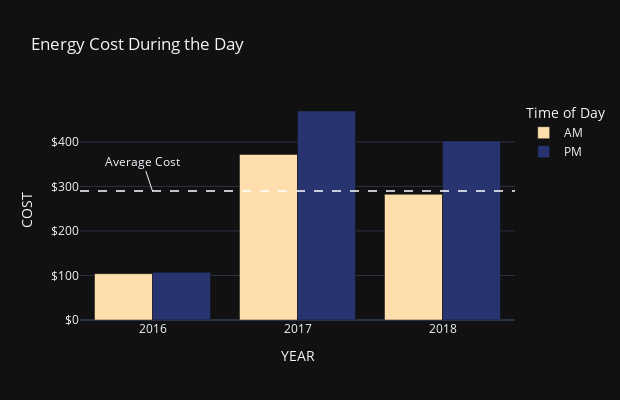

The notebook cell this image was saved under:
### Code cell
#BarPlot
fig1 = px.bar(cost_by_time_of_day,x="YEAR",y="COST",color = "Time_Of_Day",barmode="group",template= "plotly_dark",
                    width=620,
                    height = 400,
                    title="Energy Cost During the Day",
                    labels=dict(Time_Of_Day = 'Time of Day'),
                    category_orders=dict(Time_Of_Day = ['AM',"PM"]),
                    color_discrete_map=dict(
                    AM = "#FFDEAD", PM = "#27346F")
                    )
fig1.update_layout(yaxis_tickformat = '$')
fig1.add_shape(type='line',name ="Average",line_color = 'white',line_width = 1.5,line_dash='dash', x0=0,x1=1,xref="paper",y0=np.mean(cost_by_time_of_day['COST']),y1=np.mean(cost_by_time_of_day['COST'])) 
fig1.add_annotation(
    dict(
        x= cost_by_time_of_day['YEAR'][0],
        y=np.mean(cost_by_time_of_day['COST']),
        text='Average Cost',
        hovertext = f"Average Cost: {round(np.mean(cost_by_time_of_day['COST']),2)} $ <br>"
   ))

### Figure 1 — Plotly figure (JSON) as saved in the notebook; plotly's stock layout.template omitted (floating-point values rounded to 4 significant figures)
{"data": [{"alignmentgroup": "True", "hovertemplate": "Time of Day=AM<br>YEAR=%{x}<br>COST=%{y}<extra></extra>", "legendgroup": "AM", "marker": {"color": "#FFDEAD", "pattern": {"shape": ""}}, "name": "AM", "offsetgroup": "AM", "orientation": "v", "showlegend": true, "textposition": "auto", "type": "bar", "x": [2016, 2017, 2018], "xaxis": "x", "y": [104.0, 371.9, 282.4], "yaxis": "y"}, {"alignmentgroup": "True", "hovertemplate": "Time of Day=PM<br>YEAR=%{x}<br>COST=%{y}<extra></extra>", "legendgroup": "PM", "marker": {"color": "#27346F", "pattern": {"shape": ""}}, "name": "PM", "offsetgroup": "PM", "orientation": "v", "showlegend": true, "textposition": "auto", "type": "bar", "x": [2016, 2017, 2018], "xaxis": "x", "y": [107.1, 469.4, 402.2], "yaxis": "y"}], "layout": {"annotations": [{"hovertext": "Average Cost: 289.49 $ <br>", "text": "Average Cost", "x": 2016, "y": 289.5}], "barmode": "group", "height": 400, "legend": {"title": {"text": "Time of Day"}, "tracegroupgap": 0}, "shapes": [{"line": {"color": "white", "dash": "dash", "width": 1.5}, "name": "Average", "type": "line", "x0": 0, "x1": 1, "xref": "paper", "y0": 289.5, "y1": 289.5}], "title": {"text": "Energy Cost During the Day"}, "width": 620, "xaxis": {"anchor": "y", "domain": [0, 1], "title": {"text": "YEAR"}}, "yaxis": {"anchor": "x", "domain": [0, 1], "tickformat": "$", "title": {"text": "COST"}}}}
